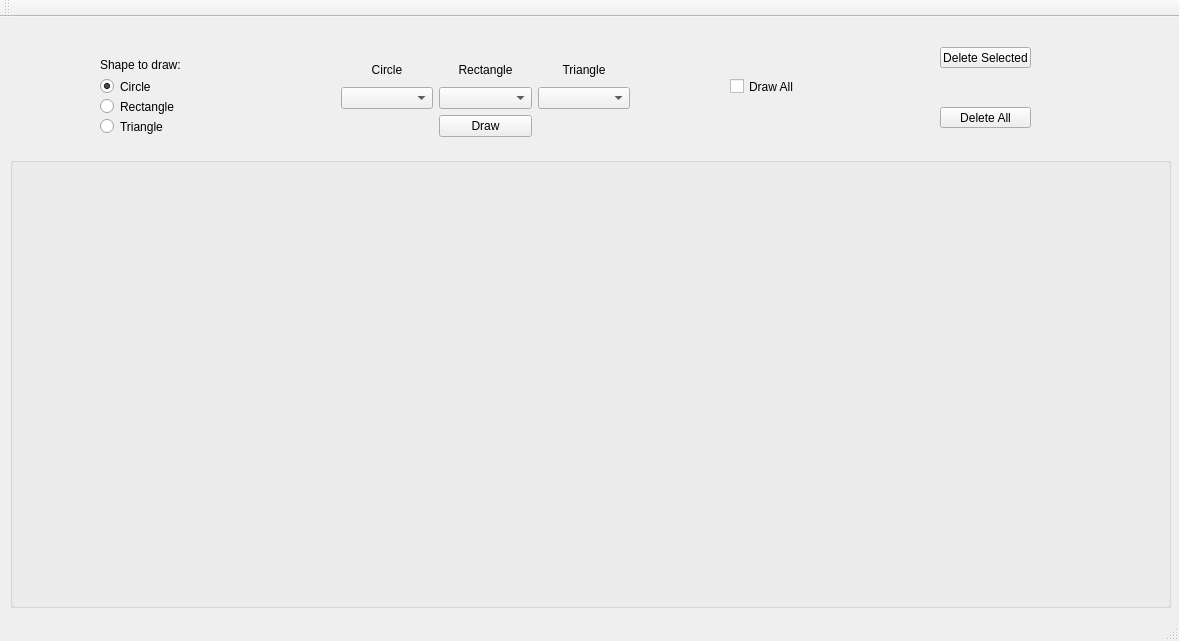
<?xml version="1.0" encoding="UTF-8"?>
<ui version="4.0">
 <class>MainWindow</class>
 <widget class="QMainWindow" name="MainWindow">
  <property name="geometry">
   <rect>
    <x>0</x>
    <y>0</y>
    <width>1179</width>
    <height>641</height>
   </rect>
  </property>
  <property name="windowTitle">
   <string>MainWindow</string>
  </property>
  <widget class="QWidget" name="centralWidget">
   <widget class="QWidget" name="gridLayoutWidget">
    <property name="geometry">
     <rect>
      <x>330</x>
      <y>30</y>
      <width>311</width>
      <height>101</height>
     </rect>
    </property>
    <layout class="QGridLayout" name="gridLayout">
     <item row="0" column="1">
      <widget class="QLabel" name="label_3">
       <property name="text">
        <string>Rectangle</string>
       </property>
       <property name="alignment">
        <set>Qt::AlignCenter</set>
       </property>
      </widget>
     </item>
     <item row="0" column="2">
      <widget class="QLabel" name="label_4">
       <property name="text">
        <string>Triangle</string>
       </property>
       <property name="alignment">
        <set>Qt::AlignCenter</set>
       </property>
      </widget>
     </item>
     <item row="0" column="0">
      <widget class="QLabel" name="label_2">
       <property name="text">
        <string>Circle</string>
       </property>
       <property name="alignment">
        <set>Qt::AlignCenter</set>
       </property>
      </widget>
     </item>
     <item row="1" column="0">
      <widget class="QComboBox" name="circleComboBox">
       <property name="currentIndexChanged" stdset="0">
        <number>0</number>
       </property>
      </widget>
     </item>
     <item row="1" column="2">
      <widget class="QComboBox" name="triangleComboBox"/>
     </item>
     <item row="1" column="1">
      <widget class="QComboBox" name="rectangleComboBox"/>
     </item>
     <item row="2" column="1">
      <widget class="QPushButton" name="drawPushButton">
       <property name="text">
        <string>Draw</string>
       </property>
      </widget>
     </item>
    </layout>
   </widget>
   <widget class="QGroupBox" name="groupBox">
    <property name="geometry">
     <rect>
      <x>10</x>
      <y>140</y>
      <width>1161</width>
      <height>451</height>
     </rect>
    </property>
    <property name="title">
     <string/>
    </property>
    <widget class="QLabel" name="label">
     <property name="geometry">
      <rect>
       <x>0</x>
       <y>20</y>
       <width>1161</width>
       <height>421</height>
      </rect>
     </property>
     <property name="mouseTracking">
      <bool>true</bool>
     </property>
     <property name="text">
      <string/>
     </property>
    </widget>
   </widget>
   <widget class="QCheckBox" name="checkBox">
    <property name="geometry">
     <rect>
      <x>730</x>
      <y>60</y>
      <width>72</width>
      <height>19</height>
     </rect>
    </property>
    <property name="text">
     <string>Draw All</string>
    </property>
   </widget>
   <widget class="QRadioButton" name="radioButton_0">
    <property name="geometry">
     <rect>
      <x>100</x>
      <y>60</y>
      <width>84</width>
      <height>19</height>
     </rect>
    </property>
    <property name="text">
     <string>Circle</string>
    </property>
    <property name="checked">
     <bool>true</bool>
    </property>
   </widget>
   <widget class="QRadioButton" name="radioButton_2">
    <property name="geometry">
     <rect>
      <x>100</x>
      <y>100</y>
      <width>84</width>
      <height>19</height>
     </rect>
    </property>
    <property name="text">
     <string>Triangle</string>
    </property>
   </widget>
   <widget class="QRadioButton" name="radioButton_1">
    <property name="geometry">
     <rect>
      <x>100</x>
      <y>80</y>
      <width>84</width>
      <height>19</height>
     </rect>
    </property>
    <property name="text">
     <string>Rectangle</string>
    </property>
   </widget>
   <widget class="QLabel" name="label_5">
    <property name="geometry">
     <rect>
      <x>100</x>
      <y>40</y>
      <width>81</width>
      <height>16</height>
     </rect>
    </property>
    <property name="text">
     <string>Shape to draw:</string>
    </property>
   </widget>
   <widget class="QPushButton" name="deleteSelectedPushButton">
    <property name="geometry">
     <rect>
      <x>940</x>
      <y>30</y>
      <width>91</width>
      <height>21</height>
     </rect>
    </property>
    <property name="text">
     <string>Delete Selected</string>
    </property>
   </widget>
   <widget class="QPushButton" name="deleteAllPushButton">
    <property name="geometry">
     <rect>
      <x>940</x>
      <y>90</y>
      <width>91</width>
      <height>21</height>
     </rect>
    </property>
    <property name="text">
     <string>Delete All</string>
    </property>
   </widget>
  </widget>
  <widget class="QMenuBar" name="menuBar">
   <property name="geometry">
    <rect>
     <x>0</x>
     <y>0</y>
     <width>1179</width>
     <height>20</height>
    </rect>
   </property>
  </widget>
  <widget class="QToolBar" name="mainToolBar">
   <attribute name="toolBarArea">
    <enum>TopToolBarArea</enum>
   </attribute>
   <attribute name="toolBarBreak">
    <bool>false</bool>
   </attribute>
  </widget>
  <widget class="QStatusBar" name="statusBar"/>
 </widget>
 <layoutdefault spacing="6" margin="11"/>
 <resources/>
 <connections/>
</ui>
